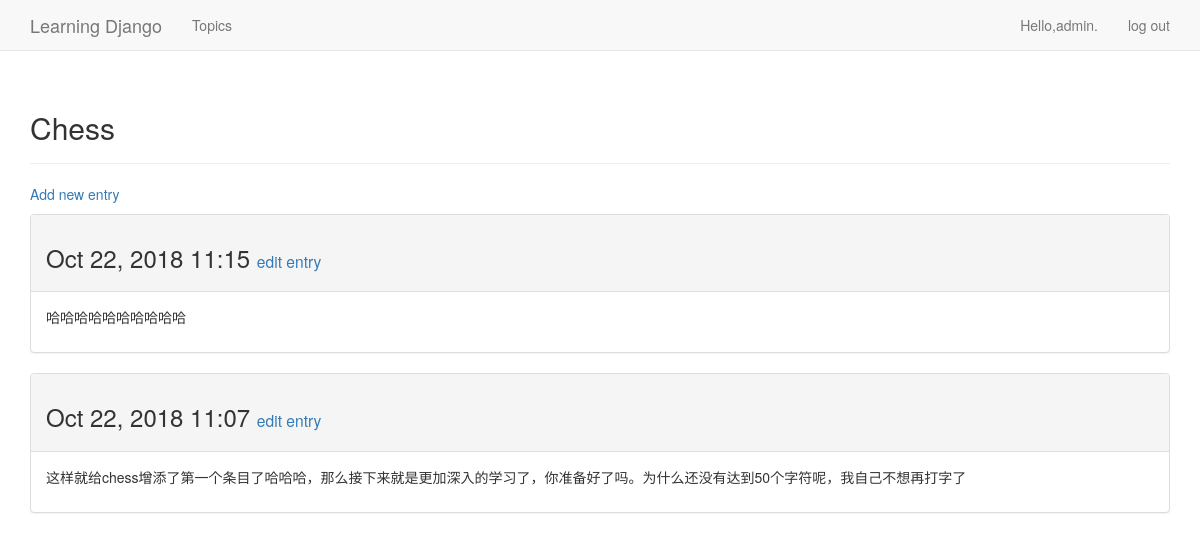
The page /topics/1/ (signed in) on the database its author committed.
### learning_djangos/models.py (models this page shows, shortened)
class Topic(models.Model):
    text = models.CharField(max_length=200)
    date_added = models.DateTimeField(auto_now_add=True)
    owner = models.ForeignKey(User, on_delete=models.CASCADE)
    def __str__(self):
        return self.text

class Entry(models.Model):
    topic = models.ForeignKey(Topic, on_delete=models.CASCADE)
    text = models.TextField()
    date_added = models.DateTimeField(auto_now_add=True)
    class Meta:
        verbose_name_plural = 'entries'

### learning_djangos/views.py (the view)
# urls.py: url(r'^topics/(?P<topic_id>\d+)/$', views.topic, name='topic'),
@login_required
def topic(request, topic_id):
    topic = Topic.objects.get(id=topic_id)
    if topic.owner != request.user:
        raise Http404
    entries = topic.entry_set.order_by('-date_added')
    context = {'topic': topic, 'entries': entries}
    return render(request, 'learning_djangos/topic.html', context)

### learning_djangos/templates/learning_djangos/topic.html
{% extends 'learning_djangos/base.html' %}
{% block header %}
  <h2>{{ topic }}</h2>
{% endblock header %}
{% block content %}
  <p>
      <a href="{% url 'new_entry' topic.id %}">Add new entry</a>
  </p>
  {% for entry in entries %}
    <div class="panel panel-default">
        <div class="panel-heading">
            <h3>
                {{ entry.date_added|date:'M d, Y H:i' }}
                <small>
                    <a href="{% url 'edit_entry' entry.id %}">
                        edit entry
                    </a>
                </small>
            </h3>
        </div>
        <div class="panel-body">
            {{ entry.text|linebreaks }}
        </div>
    </div>
{% empty %}
    There are no entries for this topic yet.
{% endfor %}
{% endblock content %}

### learning_djangos/templates/learning_djangos/base.html (shortened to what this page needs)
{% load bootstrap3 %}
<!DOCTYPE html>
<html lang="en">
<head>
    {% bootstrap_css %}
</head>
<body>
    <nav class="navbar navbar-default navbar-static-top">
        <div class="container">
            <div class="navbar-header">
                <a class="navbar-brand" href="{% url 'index' %}">
                    Learning Django
                </a>
            </div>
            <div id="navbar" class="navbar-collapse collapse">
                <ul class="nav navbar-nav">
                    <li><a href="{% url 'topics' %}">Topics</a> </li>
                </ul>
                <ul class="nav navbar-nav navbar-right">
                    {% if user.is_authenticated %}
                        <li><a>Hello,{{ user.username }}.</a></li>
                        <li><a href="{% url 'logout' %}">log out</a> </li>
                    {% else %}
                        <li><a href="{% url 'register' %}">register</a> </li>
                        <li><a href="{% url 'login' %}">log in</a></li>
                    {% endif %}
                </ul>
            </div>
        </div>
    </nav>
    <div class="container">
        <div class="page-header">
            {% block header %}{% endblock header %}
        </div>
        <div>
            {% block content %}{% endblock content %}
        </div>
    </div>
</body>
</html>

### rows shown on the page
Topic: text "Chess"
Entry: date_added "Oct 22, 2018 11:15", text "哈哈哈哈哈哈哈哈哈哈"
Entry: date_added "Oct 22, 2018 11:07", text "这样就给chess增添了第一个条目了哈哈哈，那么接下来就是更加深入的学习了，你准备好了吗。为什么还没有达到50个字符呢，我自己不想再打字了"

### other values the page prints
{{ user.username }} "admin"
